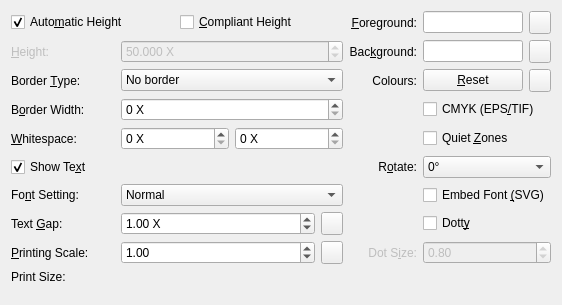
         <widget class="QWidget" name="tabAppear">
          <property name="maximumSize">
           <size>
            <width>678</width>
            <height>16777215</height>
           </size>
          </property>
          <attribute name="title">
           <string>A&amp;ppearance</string>
          </attribute>
          <layout class="QVBoxLayout" name="vLayoutAppearance">
           <item>
            <layout class="QGridLayout" name="gridLayout">
             <item row="0" column="0" colspan="3">
              <layout class="QHBoxLayout" name="hLayoutAutoHeight">
               <item>
                <widget class="QCheckBox" name="chkAutoHeight">
                 <property name="toolTip">
                  <string>Use default height
(ignored if disabled)</string>
                 </property>
                 <property name="text">
                  <string>Auto&amp;matic Height</string>
                 </property>
                 <property name="checked">
                  <bool>true</bool>
                 </property>
                </widget>
               </item>
               <item>
                <widget class="QCheckBox" name="chkCompliantHeight">
                 <property name="toolTip">
                  <string>Warn if height specified not compliant with specification,
or use standard height (if any) for default
(ignored if disabled)</string>
                 </property>
                 <property name="text">
                  <string>&amp;Compliant Height</string>
                 </property>
                 <property name="checked">
                  <bool>false</bool>
                 </property>
                </widget>
               </item>
              </layout>
             </item>
             <item row="1" column="0">
              <widget class="QLabel" name="lblHeight">
               <property name="enabled">
                <bool>false</bool>
               </property>
               <property name="toolTip">
                <string>Overall symbol height in X-dimensions
(ignored if disabled)</string>
               </property>
               <property name="text">
                <string>&amp;Height:</string>
               </property>
               <property name="alignment">
                <set>Qt::AlignLeading|Qt::AlignLeft|Qt::AlignVCenter</set>
               </property>
               <property name="buddy">
                <cstring>heightb</cstring>
               </property>
              </widget>
             </item>
             <item row="1" column="1" colspan="2">
              <widget class="QDoubleSpinBox" name="heightb">
               <property name="enabled">
                <bool>false</bool>
               </property>
               <property name="toolTip">
                <string>Overall symbol height in X-dimensions
(ignored if disabled)</string>
               </property>
               <property name="accelerated">
                <bool>true</bool>
               </property>
               <property name="prefix">
                <string/>
               </property>
               <property name="suffix">
                <string> X</string>
               </property>
               <property name="decimals">
                <number>3</number>
               </property>
               <property name="minimum">
                <double>0.500000000000000</double>
               </property>
               <property name="maximum">
                <double>2000.000000000000000</double>
               </property>
               <property name="singleStep">
                <double>0.100000000000000</double>
               </property>
               <property name="value">
                <double>50.000000000000000</double>
               </property>
              </widget>
             </item>
             <item row="2" column="0">
              <widget class="QLabel" name="lblBorderType">
               <property name="toolTip">
                <string>Add border or box</string>
               </property>
               <property name="text">
                <string>Border &amp;Type:</string>
               </property>
               <property name="alignment">
                <set>Qt::AlignLeading|Qt::AlignLeft|Qt::AlignVCenter</set>
               </property>
               <property name="buddy">
                <cstring>btype</cstring>
               </property>
              </widget>
             </item>
             <item row="2" column="1" colspan="2">
              <widget class="QComboBox" name="btype">
               <property name="toolTip">
                <string>Add border or box</string>
               </property>
               <property name="minimumContentsLength">
                <number>24</number>
               </property>
               <item>
                <property name="text">
                 <string>No border</string>
                </property>
               </item>
               <item>
                <property name="text">
                 <string>Bind</string>
                </property>
               </item>
               <item>
                <property name="text">
                 <string>Box</string>
                </property>
               </item>
               <item>
                <property name="text">
                 <string>Bind Top</string>
                </property>
               </item>
              </widget>
             </item>
             <item row="3" column="0">
              <widget class="QLabel" name="lblBorderWidth">
               <property name="toolTip">
                <string>Width of boundary bars or border in X-dimensions</string>
               </property>
               <property name="text">
                <string>B&amp;order Width:</string>
               </property>
               <property name="alignment">
                <set>Qt::AlignLeading|Qt::AlignLeft|Qt::AlignVCenter</set>
               </property>
               <property name="buddy">
                <cstring>bwidth</cstring>
               </property>
              </widget>
             </item>
             <item row="3" column="1" colspan="2">
              <widget class="QSpinBox" name="bwidth">
               <property name="toolTip">
                <string>Width of boundary bars or border in X-dimensions</string>
               </property>
               <property name="suffix">
                <string> X</string>
               </property>
               <property name="minimum">
                <number>0</number>
               </property>
               <property name="maximum">
                <number>16</number>
               </property>
               <property name="value">
                <number>0</number>
               </property>
              </widget>
             </item>
             <item row="4" column="0">
              <widget class="QLabel" name="lblWhitespace">
               <property name="toolTip">
                <string>Horizontal whitespace, Vertical whitespace, in X-dimensions</string>
               </property>
               <property name="text">
                <string>&amp;Whitespace:</string>
               </property>
               <property name="alignment">
                <set>Qt::AlignLeading|Qt::AlignLeft|Qt::AlignVCenter</set>
               </property>
               <property name="buddy">
                <cstring>spnWhitespace</cstring>
               </property>
              </widget>
             </item>
             <item row="4" column="1" colspan="2">
              <layout class="QGridLayout" name="gridLayoutWhitespace">
               <item row="0" column="0">
                <widget class="QSpinBox" name="spnWhitespace">
                 <property name="toolTip">
                  <string>Width of horizontal whitespace on either side
of barcode in X-dimensions</string>
                 </property>
                 <property name="suffix">
                  <string> X</string>
                 </property>
                 <property name="maximum">
                  <number>100</number>
                 </property>
                </widget>
               </item>
               <item row="0" column="1">
                <widget class="QSpinBox" name="spnVWhitespace">
                 <property name="toolTip">
                  <string>Height of vertical whitespace above and below
the barcode in X-dimensions</string>
                 </property>
                 <property name="suffix">
                  <string> X</string>
                 </property>
                 <property name="maximum">
                  <number>100</number>
                 </property>
                </widget>
               </item>
              </layout>
             </item>
             <item row="5" column="0" colspan="2">
              <widget class="QCheckBox" name="chkHRTShow">
               <property name="toolTip">
                <string>Show Human Readable Text in image
(ignored if disabled)</string>
               </property>
               <property name="text">
                <string>Show Te&amp;xt</string>
               </property>
               <property name="checked">
                <bool>true</bool>
               </property>
              </widget>
             </item>
             <item row="6" column="0">
              <widget class="QLabel" name="lblFontSetting">
               <property name="toolTip">
                <string>Set font characteristics
(ignored if disabled)</string>
               </property>
               <property name="text">
                <string>Fo&amp;nt Setting:</string>
               </property>
               <property name="alignment">
                <set>Qt::AlignLeading|Qt::AlignLeft|Qt::AlignVCenter</set>
               </property>
               <property name="buddy">
                <cstring>cmbFontSetting</cstring>
               </property>
              </widget>
             </item>
             <item row="6" column="1" colspan="2">
              <widget class="QComboBox" name="cmbFontSetting">
               <property name="toolTip">
                <string>Set font characteristics
(ignored if disabled)</string>
               </property>
               <item>
                <property name="text">
                 <string>Normal</string>
                </property>
               </item>
               <item>
                <property name="text">
                 <string>Bold</string>
                </property>
               </item>
               <item>
                <property name="text">
                 <string>Small</string>
                </property>
               </item>
               <item>
                <property name="text">
                 <string>Small Bold (vector only)</string>
                </property>
               </item>
              </widget>
             </item>
             <item row="7" column="0">
              <widget class="QLabel" name="lblTextGap">
               <property name="toolTip">
                <string>Gap between barcode and text in X-dimensions
(ignored if disabled)</string>
               </property>
               <property name="text">
                <string>Text &amp;Gap:</string>
               </property>
               <property name="alignment">
                <set>Qt::AlignLeading|Qt::AlignLeft|Qt::AlignVCenter</set>
               </property>
               <property name="buddy">
                <cstring>spnTextGap</cstring>
               </property>
              </widget>
             </item>
             <item row="7" column="1">
              <widget class="QDoubleSpinBox" name="spnTextGap">
               <property name="toolTip">
                <string>Gap between barcode and text in X-dimensions
(ignored if disabled)</string>
               </property>
               <property name="prefix">
                <string/>
               </property>
               <property name="suffix">
                <string> X</string>
               </property>
               <property name="decimals">
                <number>2</number>
               </property>
               <property name="minimum">
                <double>-5.000000000000000</double>
               </property>
               <property name="maximum">
                <double>10.000000000000000</double>
               </property>
               <property name="singleStep">
                <double>0.100000000000000</double>
               </property>
               <property name="value">
                <double>1.000000000000000</double>
               </property>
              </widget>
             </item>
             <item row="7" column="2">
              <widget class="QToolButton" name="btnClearTextGap">
               <property name="maximumSize">
                <size>
                 <width>22</width>
                 <height>26</height>
                </size>
               </property>
               <property name="toolTip">
                <string>Set text gap to default 1X</string>
               </property>
               <property name="text">
                <string/>
               </property>
              </widget>
             </item>
             <item row="8" column="0">
              <widget class="QLabel" name="lblScale">
               <property name="toolTip">
                <string>Image scale when output to file
(adjusts the X-dimension)</string>
               </property>
               <property name="text">
                <string>&amp;Printing Scale:</string>
               </property>
               <property name="alignment">
                <set>Qt::AlignLeading|Qt::AlignLeft|Qt::AlignVCenter</set>
               </property>
               <property name="buddy">
                <cstring>spnScale</cstring>
               </property>
              </widget>
             </item>
             <item row="8" column="1">
              <widget class="QDoubleSpinBox" name="spnScale">
               <property name="toolTip">
                <string>Image scale when output to file
(adjusts the X-dimension)</string>
               </property>
               <property name="suffix">
                <string/>
               </property>
               <property name="decimals">
                <number>2</number>
               </property>
               <property name="minimum">
                <double>0.100000000000000</double>
               </property>
               <property name="maximum">
                <double>200.000000000000000</double>
               </property>
               <property name="singleStep">
                <double>0.500000000000000</double>
               </property>
               <property name="value">
                <double>1.000000000000000</double>
               </property>
              </widget>
             </item>
             <item row="8" column="2">
              <widget class="QToolButton" name="btnScale">
               <property name="maximumSize">
                <size>
                 <width>22</width>
                 <height>26</height>
                </size>
               </property>
               <property name="toolTip">
                <string>Set Printing Scale by X-dimension and resolution</string>
               </property>
               <property name="text">
                <string/>
               </property>
              </widget>
             </item>
             <item row="9" column="0">
              <widget class="QLabel" name="lblSize">
               <property name="toolTip">
                <string>Image size (width x height) of barcode
at given dot density</string>
               </property>
               <property name="text">
                <string>Print Size:</string>
               </property>
               <property name="alignment">
                <set>Qt::AlignLeading|Qt::AlignLeft|Qt::AlignVCenter</set>
               </property>
              </widget>
             </item>
             <item row="9" column="1" colspan="5">
              <widget class="QLabel" name="lblSizeMsg">
               <property name="toolTip">
                <string>Image size (width x height) of barcode
at given dot density</string>
               </property>
               <property name="text">
                <string/>
               </property>
              </widget>
             </item>
             <item row="0" column="3">
              <widget class="QLabel" name="label_fgcolor">
               <property name="enabled">
                <bool>true</bool>
               </property>
               <property name="toolTip">
                <string>Change colour of ink</string>
               </property>
               <property name="text">
                <string>&amp;Foreground:</string>
               </property>
               <property name="alignment">
                <set>Qt::AlignRight|Qt::AlignTrailing|Qt::AlignVCenter</set>
               </property>
               <property name="buddy">
                <cstring>txt_fgcolor</cstring>
               </property>
              </widget>
             </item>
             <item row="0" column="4">
              <widget class="QLineEdit" name="txt_fgcolor">
               <property name="maximumSize">
                <size>
                 <width>100</width>
                 <height>16777215</height>
                </size>
               </property>
               <property name="toolTip">
                <string>Change ink colour, format is
hexadecimal &quot;RRGGBB&quot; or &quot;RRGGBBAA&quot; (alpha)
or decimal &quot;C,M,Y,K&quot; percentages (0-100)</string>
               </property>
               <property name="maxLength">
                <number>15</number>
               </property>
              </widget>
             </item>
             <item row="0" column="5">
              <widget class="QToolButton" name="fgcolor">
               <property name="maximumSize">
                <size>
                 <width>22</width>
                 <height>26</height>
                </size>
               </property>
               <property name="toolTip">
                <string>Change ink colour using picker</string>
               </property>
               <property name="text">
                <string/>
               </property>
              </widget>
             </item>
             <item row="1" column="3">
              <widget class="QLabel" name="label_bgcolor">
               <property name="enabled">
                <bool>true</bool>
               </property>
               <property name="toolTip">
                <string>Change colour of paper</string>
               </property>
               <property name="text">
                <string>Bac&amp;kground:</string>
               </property>
               <property name="alignment">
                <set>Qt::AlignRight|Qt::AlignTrailing|Qt::AlignVCenter</set>
               </property>
               <property name="buddy">
                <cstring>txt_bgcolor</cstring>
               </property>
              </widget>
             </item>
             <item row="1" column="4">
              <widget class="QLineEdit" name="txt_bgcolor">
               <property name="maximumSize">
                <size>
                 <width>100</width>
                 <height>16777215</height>
                </size>
               </property>
               <property name="toolTip">
                <string>Change paper colour, format is
hexadecimal &quot;RRGGBB&quot; or &quot;RRGGBBAA&quot; (alpha)
or decimal &quot;C,M,Y,K&quot; percentages (0-100).
For no background, set alpha channel to zero,
e.g. &quot;FFFFFF00&quot;</string>
               </property>
               <property name="maxLength">
                <number>15</number>
               </property>
              </widget>
             </item>
             <item row="1" column="5">
              <widget class="QToolButton" name="bgcolor">
               <property name="maximumSize">
                <size>
                 <width>22</width>
                 <height>26</height>
                </size>
               </property>
               <property name="toolTip">
                <string>Change paper colour using picker</string>
               </property>
               <property name="text">
                <string/>
               </property>
              </widget>
             </item>
             <item row="2" column="3">
              <widget class="QLabel" name="label_colours">
               <property name="enabled">
                <bool>true</bool>
               </property>
               <property name="toolTip">
                <string>Reset or reverse colours</string>
               </property>
               <property name="text">
                <string>Colours:</string>
               </property>
               <property name="alignment">
                <set>Qt::AlignRight|Qt::AlignTrailing|Qt::AlignVCenter</set>
               </property>
               <property name="buddy">
                <cstring>btnReset</cstring>
               </property>
              </widget>
             </item>
             <item row="2" column="4">
              <widget class="QPushButton" name="btnReset">
               <property name="maximumSize">
                <size>
                 <width>100</width>
                 <height>16777215</height>
                </size>
               </property>
               <property name="toolTip">
                <string>Reset colours to black on white</string>
               </property>
               <property name="text">
                <string>&amp;Reset</string>
               </property>
              </widget>
             </item>
             <item row="2" column="5">
              <widget class="QToolButton" name="btnReverse">
               <property name="maximumSize">
                <size>
                 <width>22</width>
                 <height>26</height>
                </size>
               </property>
               <property name="toolTip">
                <string>Swap foreground and background colours
(reflectance reversal)</string>
               </property>
               <property name="text">
                <string/>
               </property>
              </widget>
             </item>
             <item row="3" column="4" colspan="2">
              <widget class="QCheckBox" name="chkCMYK">
               <property name="toolTip">
                <string>Use CMYK colour space in EPS/TIF output</string>
               </property>
               <property name="text">
                <string>CMYK (EPS&amp;/TIF)</string>
               </property>
               <property name="checked">
                <bool>false</bool>
               </property>
              </widget>
             </item>
             <item row="4" column="4" colspan="2">
              <widget class="QCheckBox" name="chkQuietZones">
               <property name="toolTip">
                <string>Add compliant quiet zones (if any) to whitespace
(ignored if disabled)</string>
               </property>
               <property name="text">
                <string>Quiet &amp;Zones</string>
               </property>
               <property name="checked">
                <bool>false</bool>
               </property>
              </widget>
             </item>
             <item row="5" column="3">
              <widget class="QLabel" name="lblRotate">
               <property name="toolTip">
                <string>Rotate symbol by degrees</string>
               </property>
               <property name="text">
                <string>R&amp;otate:</string>
               </property>
               <property name="alignment">
                <set>Qt::AlignRight|Qt::AlignTrailing|Qt::AlignVCenter</set>
               </property>
               <property name="buddy">
                <cstring>cmbRotate</cstring>
               </property>
              </widget>
             </item>
             <item row="5" column="4" colspan="2">
              <widget class="QComboBox" name="cmbRotate">
               <property name="toolTip">
                <string>Rotate symbol by degrees</string>
               </property>
               <item>
                <property name="text">
                 <string>0°</string>
                </property>
               </item>
               <item>
                <property name="text">
                 <string>90°</string>
                </property>
               </item>
               <item>
                <property name="text">
                 <string>180°</string>
                </property>
               </item>
               <item>
                <property name="text">
                 <string>270°</string>
                </property>
               </item>
              </widget>
             </item>
             <item row="6" column="4" colspan="2">
              <widget class="QCheckBox" name="chkEmbedVectorFont">
               <property name="toolTip">
                <string>Embed font in SVG output
(ignored if disabled)</string>
               </property>
               <property name="text">
                <string>Embed Font &amp;(SVG)</string>
               </property>
               <property name="checked">
                <bool>false</bool>
               </property>
              </widget>
             </item>
             <item row="7" column="4" colspan="2">
              <widget class="QCheckBox" name="chkDotty">
               <property name="toolTip">
                <string>Use dots instead of squares for matrix symbols
(ignored if disabled)</string>
               </property>
               <property name="text">
                <string>Dott&amp;y</string>
               </property>
               <property name="checked">
                <bool>false</bool>
               </property>
              </widget>
             </item>
             <item row="8" column="3">
              <widget class="QLabel" name="lblDotSize">
               <property name="enabled">
                <bool>false</bool>
               </property>
               <property name="toolTip">
                <string>Size of dots
(ignored if disabled)</string>
               </property>
               <property name="text">
                <string>Dot S&amp;ize:</string>
               </property>
               <property name="alignment">
                <set>Qt::AlignRight|Qt::AlignTrailing|Qt::AlignVCenter</set>
               </property>
               <property name="buddy">
                <cstring>spnDotSize</cstring>
               </property>
              </widget>
             </item>
             <item row="8" column="4" colspan="2">
              <widget class="QDoubleSpinBox" name="spnDotSize">
               <property name="enabled">
                <bool>false</bool>
               </property>
               <property name="toolTip">
                <string>Size of dots
(ignored if disabled)</string>
               </property>
               <property name="suffix">
                <string/>
               </property>
               <property name="decimals">
                <number>2</number>
               </property>
               <property name="minimum">
                <double>0.010000000000000</double>
               </property>
               <property name="maximum">
                <double>20.000000000000000</double>
               </property>
               <property name="singleStep">
                <double>0.100000000000000</double>
               </property>
               <property name="value">
                <double>0.800000000000000</double>
               </property>
              </widget>
             </item>
            </layout>
           </item>
           <item>
            <spacer name="vSpacerAppearance">
             <property name="orientation">
              <enum>Qt::Vertical</enum>
             </property>
             <property name="sizeHint" stdset="0">
              <size>
               <width>40</width>
               <height>10</height>
              </size>
             </property>
            </spacer>
           </item>
          </layout>
         </widget>
